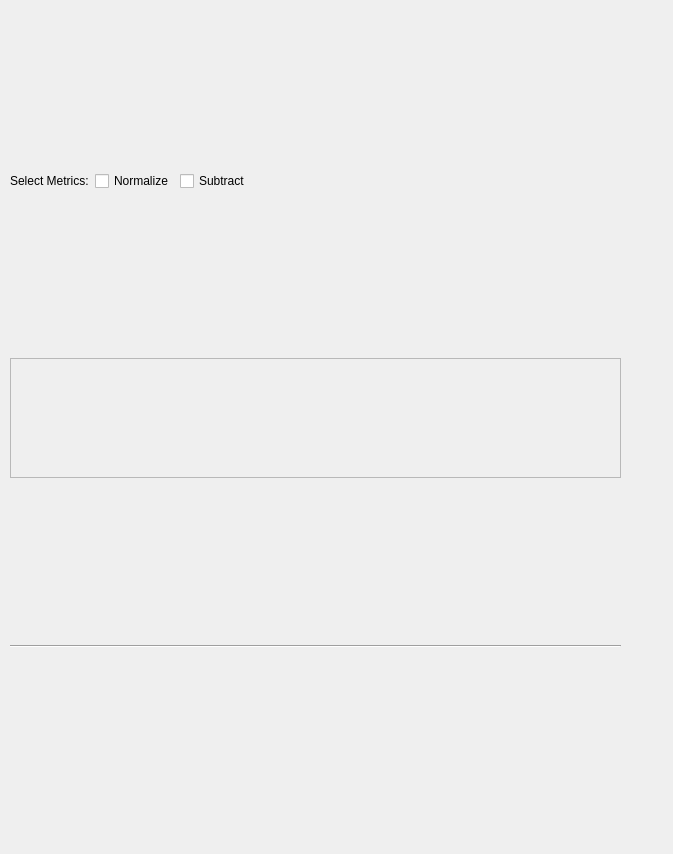
<?xml version="1.0" encoding="UTF-8"?>
<ui version="4.0">
 <class>Form</class>
 <widget class="QWidget" name="Form">
  <property name="geometry">
   <rect>
    <x>0</x>
    <y>0</y>
    <width>673</width>
    <height>854</height>
   </rect>
  </property>
  <property name="windowTitle">
   <string>Form</string>
  </property>
  <widget class="QWidget" name="verticalLayoutWidget">
   <property name="geometry">
    <rect>
     <x>10</x>
     <y>10</y>
     <width>611</width>
     <height>801</height>
    </rect>
   </property>
   <layout class="QVBoxLayout" name="main_container">
    <item>
     <layout class="QHBoxLayout" name="horizontalLayout">
      <item>
       <widget class="QLabel" name="label">
        <property name="text">
         <string>Select Metrics:</string>
        </property>
       </widget>
      </item>
      <item>
       <widget class="QCheckBox" name="normalize_checkbox">
        <property name="text">
         <string>Normalize</string>
        </property>
       </widget>
      </item>
      <item>
       <widget class="QCheckBox" name="subtract_checkbox">
        <property name="text">
         <string>Subtract</string>
        </property>
       </widget>
      </item>
      <item>
       <spacer name="horizontalSpacer">
        <property name="orientation">
         <enum>Qt::Horizontal</enum>
        </property>
        <property name="sizeHint" stdset="0">
         <size>
          <width>40</width>
          <height>20</height>
         </size>
        </property>
       </spacer>
      </item>
     </layout>
    </item>
    <item>
     <widget class="QScrollArea" name="scrollArea">
      <property name="sizePolicy">
       <sizepolicy hsizetype="Expanding" vsizetype="Fixed">
        <horstretch>0</horstretch>
        <verstretch>0</verstretch>
       </sizepolicy>
      </property>
      <property name="maximumSize">
       <size>
        <width>16777215</width>
        <height>120</height>
       </size>
      </property>
      <property name="verticalScrollBarPolicy">
       <enum>Qt::ScrollBarAsNeeded</enum>
      </property>
      <property name="horizontalScrollBarPolicy">
       <enum>Qt::ScrollBarAsNeeded</enum>
      </property>
      <property name="widgetResizable">
       <bool>true</bool>
      </property>
      <widget class="QWidget" name="scrollAreaWidgetContents">
       <property name="geometry">
        <rect>
         <x>0</x>
         <y>0</y>
         <width>607</width>
         <height>118</height>
        </rect>
       </property>
       <layout class="QVBoxLayout" name="verticalLayout_2">
        <item>
         <layout class="QVBoxLayout" name="metric_container"/>
        </item>
       </layout>
      </widget>
     </widget>
    </item>
    <item>
     <widget class="Line" name="line">
      <property name="orientation">
       <enum>Qt::Horizontal</enum>
      </property>
     </widget>
    </item>
   </layout>
  </widget>
 </widget>
 <resources/>
 <connections/>
</ui>
